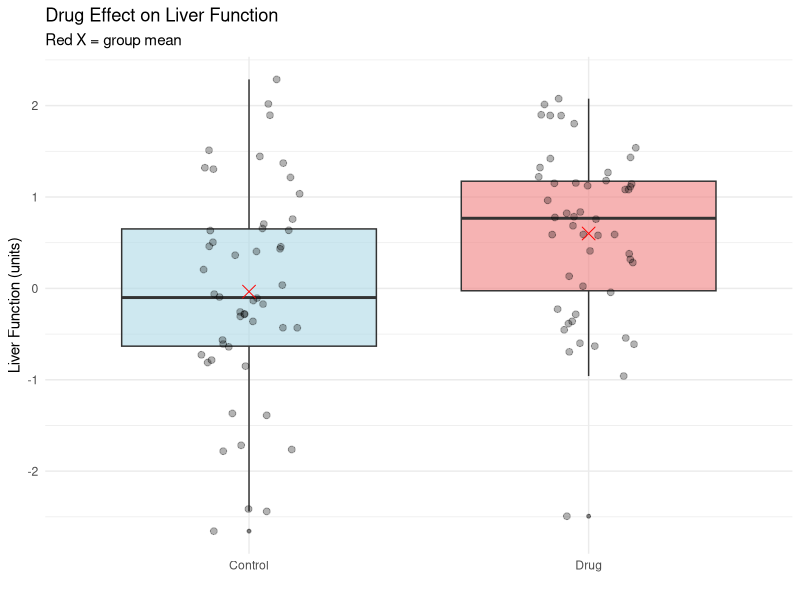
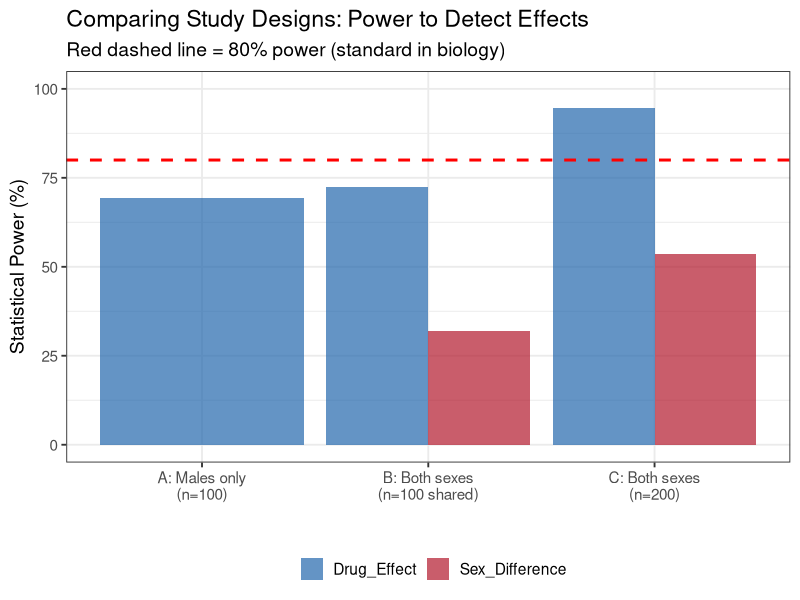
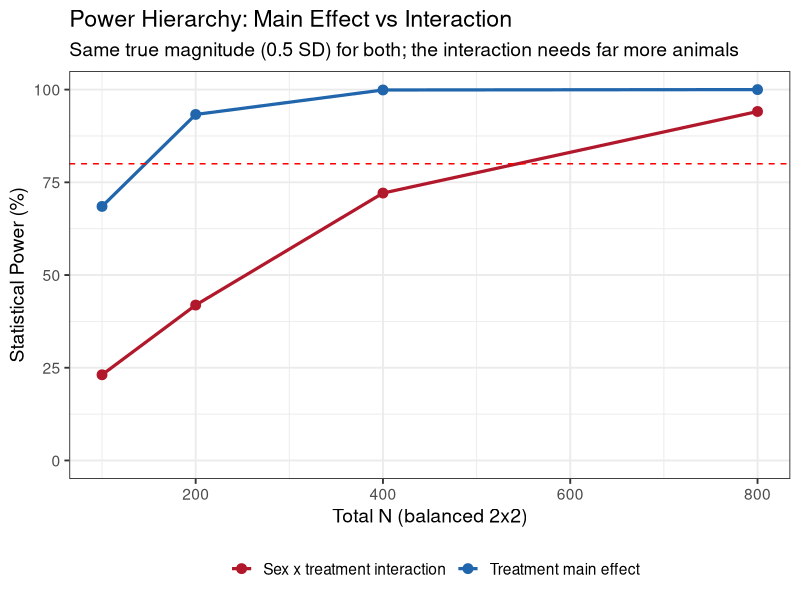

The R source for these figures, in order:
#' ---
#' title: "Hands-on Exercise: Experimental Design & Power Simulation"
#' subtitle: "EU-SABV Workshop"
#' author: "Vidhya Jagannathan, University of Bern, Switzerland"
#' format:
#'   html:
#'     toc: true
#'     toc-depth: 3
#'     toc-location: left
#'     number-sections: true
#'     code-fold: false
#'     code-tools: true
#'     theme: cosmo
#'     css: styles.css
#' execute:
#'   echo: true
#'   warning: true
#'   message: true
#'   error: true
#'   eval: true
#' ---
#' 
#' > Design-phase tutorial: simulate cohorts to see how including both sexes, cohort size, and the main-effect-vs-interaction distinction change your statistical power — *before* any real data are collected.
#' 
#' # Overview
#' 
#' Script 02a: Experimental Design — Sex as Biological Variable in Genomics.
#' 
#' This tutorial is purely a **simulation** exercise. No sequencing data are needed: we generate synthetic cohorts, run simple linear models, and repeat the experiment thousands of times to measure statistical **power** directly. The next tutorial (`02b_workshop_gtex_liver_exploration`) then applies these ideas to real GTEx liver data.
#' 
#' ::: {.callout-note}
#' ## Primary literature for this module
#' 
#' - **Reynolds (2024)**, *A Guide to Sample Size for Animal-based Studies* (Wiley). Source for: the experimental vs biological unit, pseudo-replication, effect sizes, the lower power of interaction terms relative to main effects, factorial/screening efficiency, and "right-sizing not significance" (3Rs).
#' - **Gaskill et al. (2025)**, *eLife* — the survey of researcher *barriers and misconceptions* about studying sex as a variable; source of the percentage claims (e.g. "including both sexes doubles the sample size") the simulations are designed to correct.
#' - **Karp et al. (2025)**, *Nature Communications* — the **SIRF** framework for analysing sex as a biological variable (the framework name belongs to this paper, not to the Gaskill survey).
#' :::
#' 
#' ## Load Packages
#' 
## -----------------------------------------------------------------------------
#| message: false
#| warning: false
library(ggplot2)
library(dplyr)
library(tidyr)

# Set a consistent theme
theme_set(theme_bw(base_size = 14))

#' 
#' # EXPERIMENTAL DESIGN - Power Simulation Exercise
#' 
#' ## EXERCISE 2.1: Compare designs — n=50M/50F vs n=100M
#' 
## -----------------------------------------------------------------------------
# KEY MISCONCEPTION ADDRESSED: "Including both sexes doubles sample size"
# Reality: N is SHARED between sexes in exploratory inclusion
# (Gaskill et al. 2025: 80% of researchers held this misconception)
# STEP 1: Look at ONE experiment first, to understand what's happening.

# --- Phase 1: Experimental Design Setup ---
# Define cohort size: N = 100
n_mice <- 100
# Create the treatment vector:
# 0 = Control group (n = 50 mice)
# 1 = Experimental drug-treatment group (n = 50 mice)
treatment <- c(rep(0, 50), rep(1, 50))

# --- Phase 2: Define the biological signal and the noise ---
# Define the biological effect of the drug. On average, treated mice experience
# a 0.5-unit improvement in liver function.
true_drug_effect <- 0.5
# Natural phenotypic variation: inter-individual variability between mice due to
# genetics, environment, or handling.
mouse_sd <- 1.0
# Standardized effect size (Cohen's d) = the signal-to-noise ratio of the treatment effect.
# A value of 0.5 ("medium") means the drug effect is half the size of natural individual
# variation — it works at the group level, but treated and untreated mice still look
# alike one-to-one.
sprintf("Effect size (Cohen's d) = %.2f", true_drug_effect / mouse_sd)

# --- Phase 3: Simulate the data ---
set.seed(42)  # reproducible noise
# Outcome = drug effect (in treated mice) + individual biological variability
liver_function <- true_drug_effect * treatment + rnorm(n_mice, mean = 0, sd = mouse_sd)

# --- Phase 4: Data Wrangling ---
# Create a dataframe and assign factor labels for analysis and plotting.
experiment_data <- data.frame(
  mouse_id = 1:n_mice,
  treatment = factor(treatment, levels = c(0, 1), labels = c("Control", "Drug")),
  liver_function = liver_function
)

# --- Phase 5: Descriptive Statistics ---
# Check group means against the true effect size.
means <- experiment_data %>%
  group_by(treatment) %>%
  summarise(mean_lf = mean(liver_function), .groups = "drop")
sprintf("Control: %.2f | Drug: %.2f | Diff: %.2f",
        means$mean_lf[1], means$mean_lf[2], diff(means$mean_lf))

# Boxplot of the single experiment, with group means marked
p_single <- ggplot(experiment_data, aes(x = treatment, y = liver_function, fill = treatment)) +
  geom_boxplot(alpha = 0.6, outlier.size = 1) +
  geom_jitter(width = 0.15, alpha = 0.3, size = 2) +
  # Automatically calculates and plots the mean as a red 'X'
  stat_summary(fun = mean, geom = "point", color = "red", size = 4, shape = 4) +
  scale_fill_manual(values = c("Control" = "lightblue", "Drug" = "lightcoral")) +
  labs(
    title = "Drug Effect on Liver Function",
    subtitle = "Red X = group mean",
    y = "Liver Function (units)", x = ""
  ) +
  theme_minimal() +               # cleans up the background grid
  theme(legend.position = "none")

print(p_single)

# Run a linear regression to test for differences between treatment groups.
fit_single <- lm(liver_function ~ treatment, data = experiment_data)
# p-value for the treatment effect
p_value_single <- summary(fit_single)$coefficients[2, 4]
sprintf("Experimental p-value: %.4f", p_value_single)

# STEP 2: Simulate the same experiment 1,000 times to determine power. Power is the
# probability of detecting a true biological effect as statistically significant (p < 0.05).
run_one_experiment <- function(n_control = 50, n_drug = 50, true_effect = 0.5) {
  treatment <- c(rep(0, n_control), rep(1, n_drug))
  outcome   <- true_effect * treatment + rnorm(n_control + n_drug, 0, 1)
  fit       <- lm(outcome ~ treatment)
  p_value   <- summary(fit)$coefficients[2, 4]
  detected  <- p_value < 0.05
  return(detected)
}

# Run the experiment 1000 times
results_A <- replicate(1000, run_one_experiment(n_control = 50, n_drug = 50, true_effect = 0.5))
power_A <- mean(results_A)
sprintf("Detected drug effect in %d / 1000 experiments | POWER = %.1f%%",
        sum(results_A), power_A * 100)

# STEP 3: Compare three study designs.
# The function runs many simulated experiments using cohorts of both sexes and
# counts how often it picks up two signals:
#   - the drug effect — does the treatment change liver function?
#   - the sex difference — do males and females have different baseline liver function?
# The three designs:
#   A: 100 males only          (N = 100) — can test the drug, but not sex
#   B: 50 males + 50 females   (N = 100) — same total N, split across sexes
#   C: 100 males + 100 females (N = 200) — both sexes, double the sample size
# Comparing them shows how cohort size and including both sexes change our
# ability to detect each signal.
simulate_power_design <- function(n_male, n_female, true_treatment_effect,
                                   true_sex_effect = 0, n_sims = 1000) {

  # Track, per simulation, whether each main effect was significant (p < 0.05).
  detection <- data.frame(treatment = logical(n_sims), sex = logical(n_sims))

  for (i in 1:n_sims) {
    # Split by sex and randomize treatment within each sex (balanced arms).
    sex <- c(rep(0, n_male), rep(1, n_female))
    treatment <- c(sample(rep(0:1, c(n_male / 2, n_male / 2))),
                   sample(rep(0:1, c(n_female / 2, n_female / 2))))

    # Simulate data: treatment effect + sex difference + noise (no true interaction).
    outcome <- true_treatment_effect * treatment +
               true_sex_effect * sex +
               rnorm(n_male + n_female, 0, 1)

    # Factorial model; each main effect is estimated adjusted for the other.
    pvals <- summary(lm(outcome ~ treatment + sex))$coefficients[, 4]
    detection$treatment[i] <- pvals["treatment"] < 0.05
    detection$sex[i]       <- pvals["sex"] < 0.05
  }

  colMeans(detection)   # power to detect each main effect
}

# Design A — 100 males only: 50 control + 50 drug.
set.seed(42)
power_A_simple <- mean(replicate(1000, {
  y <- 0.5 * c(rep(0, 50), rep(1, 50)) + rnorm(100)
  summary(lm(y ~ c(rep(0, 50), rep(1, 50))))$coefficients[2, 4] < 0.05
}))
sprintf("Design A — drug-effect power: %.1f%%", power_A_simple * 100)

# Designs B and C — both sexes, analysed with the factorial model lm(outcome ~ treatment + sex).
# Reuse simulate_power_design() (true sex effect = 0.3 SD, no true interaction):
#   B: 50 M + 50 F   (N = 100, same total as A)
#   C: 100 M + 100 F (N = 200, confirmatory)
power_B <- simulate_power_design(n_male = 50,  n_female = 50,
                                 true_treatment_effect = 0.5, true_sex_effect = 0.3)
power_C <- simulate_power_design(n_male = 100, n_female = 100,
                                 true_treatment_effect = 0.5, true_sex_effect = 0.3)

# Pull out the scalars used by the plot and summaries below.
power_B_treatment <- power_B["treatment"]; power_B_sex <- power_B["sex"]
power_C_treatment <- power_C["treatment"]; power_C_sex <- power_C["sex"]

sprintf("Design B (N=100) — drug %.1f%%, sex %.1f%%", power_B_treatment * 100, power_B_sex * 100)
sprintf("Design C (N=200) — drug %.1f%%, sex %.1f%%", power_C_treatment * 100, power_C_sex * 100)

# Visualization comparing designs
comparison_data <- data.frame(
  Design = c("A: Males only\n(n=100)",
             "B: Both sexes\n(n=100 shared)",
             "C: Both sexes\n(n=200)"),
  Drug_Effect = c(power_A_simple * 100, power_B_treatment * 100, power_C_treatment * 100),
  Sex_Difference = c(NA, power_B_sex * 100, power_C_sex * 100)
)

plot_data <- comparison_data %>%
  pivot_longer(cols = -Design, names_to = "Outcome", values_to = "Power") %>%
  filter(!is.na(Power))

p_power <- ggplot(plot_data, aes(x = Design, y = Power, fill = Outcome)) +
  geom_col(position = "dodge", alpha = 0.7) +
  geom_hline(yintercept = 80, linetype = "dashed", color = "red", linewidth = 1) +
  scale_fill_manual(values = c("Drug_Effect" = "#2166AC", "Sex_Difference" = "#B2182B")) +
  coord_cartesian(ylim = c(0, 100)) +
  labs(
    title = "Comparing Study Designs: Power to Detect Effects",
    subtitle = "Red dashed line = 80% power (standard in biology)",
    y = "Statistical Power (%)",
    x = "",
    fill = ""
  ) +
  theme(axis.text = element_text(size = 11),
        legend.position = "bottom")

print(p_power)

sprintf(paste0(
  "Design B (N=100 shared): treatment power %.1f%%, sex-difference power %.1f%%. ",
  "Design C (N=200): treatment power %.1f%%, sex-difference power %.1f%%."),
  power_B_treatment * 100, power_B_sex * 100, power_C_treatment * 100, power_C_sex * 100)

#' 
#' ::: {.callout-note collapse="true"}
#' ## Interpretation — try to reason it out yourself first, then expand
#' 
#' Before opening this: look at the three bars. Which design reaches 80% power for the drug effect? Should Designs A and B differ on the *drug* effect at all? Why is the sex-difference bar so low?
#' 
#' - **Design A** (males only, n = 100): reaches only 70% power — below the 80% threshold — and by design cannot detect sex differences or flag whether the drug works differently in females.
#' - **Design B** (both sexes, n = 100 shared): the drug-effect power (~72%) is **essentially identical to Design A** — and it *should* be, since the two designs have the same total N and the same treatment effect, and putting sex in the model removes its variance rather than adding noise. The small A-vs-B gap is Monte-Carlo (sampling) error from running finitely many simulations, not a real benefit of adding a second sex; with a fixed seed and enough replicates it would disappear. The point is the *opposite* of a cost: including both sexes does **not** dilute the drug-effect analysis, and it hands you the sex-difference test for free. The low power for that sex effect (32%) simply reflects that the baseline male-to-female difference here is small.
#' - **Design C** (both sexes, n = 200): a larger cohort shows that doubling the sample size predictably amplifies both signals (pushing drug-effect power to 94% and sex-difference power to 54%).
#' :::
#' 
#' ## BONUS: What if the sex effect was larger?
#' 
#' What if sex differences were as large as the drug effect — say 0.5 SD of baseline biology instead of 0.3? Re-run designs B and C and compare the sex-difference power.
#' 
## -----------------------------------------------------------------------------
# Re-run designs B and C with a larger true sex effect (0.5 SD instead of 0.3),
# using the same factorial simulator.
set.seed(42)
power_B_alt <- simulate_power_design(n_male = 50,  n_female = 50,
                                     true_treatment_effect = 0.5, true_sex_effect = 0.5)
power_C_alt <- simulate_power_design(n_male = 100, n_female = 100,
                                     true_treatment_effect = 0.5, true_sex_effect = 0.5)

power_B_alt_treatment <- power_B_alt["treatment"]; power_B_alt_sex <- power_B_alt["sex"]
power_C_alt_treatment <- power_C_alt["treatment"]; power_C_alt_sex <- power_C_alt["sex"]

sprintf(paste0(
  "Sex effect 0.3 SD — sex-difference power: Design B %.1f%%, Design C %.1f%%. ",
  "Sex effect 0.5 SD — sex-difference power: Design B %.1f%%, Design C %.1f%%."),
  power_B_sex * 100, power_C_sex * 100,
  power_B_alt_sex * 100, power_C_alt_sex * 100)

#' 
#' **Takeaway.**
#' 
#' 1. **Subtle sex differences (0.3 SD)** — comparable to minor baseline weight shifts. Power stays low (~54%) even at n = 200. This is an inherent trait of small biological effect sizes, not a failure of the dual-sex design.
#' 2. **Strong sex differences (0.5 SD)** — equal to the drug effect itself. Power reaches ~69% at n = 100 and ~94% at n = 200. Prominent dimorphism is easily captured using standard, well-powered study layouts.
#' 
#' **Practical implication:** include both sexes in the initial experiment to screen for sex differences at low cost. If a sex-specific signal emerges, estimate its effect size and use that to power a focused follow-up study — rather than doubling cohort sizes upfront, which wastes animals and adds no statistical benefit. This also keeps the study aligned with the **3Rs** principles, and with Reynolds's "**right-sizing, not significance**" and **sequential/screening** logic (Reynolds 2024, §3.10–3.11): screen broadly, then run a definitive, well-powered confirmatory study only on the signals that survive.
#' 
#' ## EXERCISE 2.1b: The interaction costs more power than a main effect
#' 
#' The previous designs powered the *main effects* of treatment and sex. But the SABV question that usually matters is the **interaction**: does the drug work *differently* in males and females? Reynolds (2024, Ch. 19, citing Jones & Nachtsheim 2011) states the rule directly: in factorial designs, **statistical power is highest for main effects and lower for interactions** — coefficient power follows a hierarchy. The widely used rule of thumb is that detecting an interaction of a given magnitude needs roughly **four times** the sample size required to detect a main effect of the same magnitude. The simulation below makes this concrete.
#' 
## -----------------------------------------------------------------------------
# Power to detect a true sex x treatment INTERACTION versus the treatment MAIN effect,
# under the factorial model lm(outcome ~ treatment * sex).
#
# Two design choices keep the comparison fair:
#   1. We set the true AVERAGE treatment effect and the true interaction to the same
#      magnitude (0.5 SD), so any power gap is the interaction penalty, not a size gap.
#   2. We EFFECT-code treatment and sex as -0.5/+0.5 (not 0/1). With 0/1 dummy coding the
#      `treatment` coefficient would be the treatment effect in the *reference sex only*
#      (a simple effect), not the average main effect -- the exact baseline-coding trap
#      shown in the next tutorial (02b, Exercise 3.5). Effect coding makes the
#      `treatment` coefficient the genuine average main effect.
simulate_interaction_power <- function(n_per_cell, main_effect = 0.5, interaction_effect = 0.5,
                                       n_sims = 1000) {
  detect_main <- logical(n_sims); detect_int <- logical(n_sims)
  # The interaction is the gap between the female and male treatment effects. Split it
  # symmetrically around the average so the average treatment effect stays = main_effect.
  male_effect   <- main_effect - interaction_effect / 2
  female_effect <- main_effect + interaction_effect / 2
  for (i in 1:n_sims) {
    sex       <- rep(c(-0.5, 0.5), each = 2 * n_per_cell)      # -0.5 = M, +0.5 = F
    treatment <- rep(rep(c(-0.5, 0.5), each = n_per_cell), 2)  # -0.5 = control, +0.5 = treated
    # Each treated animal gets its sex-specific treatment effect; controls get 0. Plus noise.
    treat_effect <- ifelse(sex < 0, male_effect, female_effect)
    outcome <- (treatment > 0) * treat_effect + rnorm(length(sex), 0, 1)
    co <- summary(lm(outcome ~ treatment * sex))$coefficients[, 4]
    detect_main[i] <- co["treatment"] < 0.05        # average treatment (main) effect
    detect_int[i]  <- co["treatment:sex"] < 0.05    # sex x treatment interaction
  }
  c(treatment = mean(detect_main), interaction = mean(detect_int))
}

set.seed(42)
int_grid <- data.frame(n_per_cell = c(25, 50, 100, 200))
int_power <- t(sapply(int_grid$n_per_cell, simulate_interaction_power))
int_tab <- cbind(int_grid, as.data.frame(int_power * 100))
print(int_tab)

# Interaction plot of power: two lines (effect type) across total N.
int_long <- int_tab %>%
  mutate(total_N = n_per_cell * 4) %>%
  pivot_longer(c(treatment, interaction), names_to = "Effect", values_to = "Power")

p_int_power <- ggplot(int_long, aes(x = total_N, y = Power, color = Effect, group = Effect)) +
  geom_line(linewidth = 1.1) +
  geom_point(size = 3) +
  geom_hline(yintercept = 80, linetype = "dashed", color = "red") +
  scale_color_manual(values = c("treatment" = "#2166AC", "interaction" = "#B2182B"),
                     labels = c("treatment" = "Treatment main effect",
                                "interaction" = "Sex x treatment interaction")) +
  labs(title = "Power Hierarchy: Main Effect vs Interaction",
       subtitle = "Same true magnitude (0.5 SD) for both; the interaction needs far more animals",
       x = "Total N (balanced 2x2)", y = "Statistical Power (%)", color = "") +
  coord_cartesian(ylim = c(0, 100)) +
  theme(legend.position = "bottom")
print(p_int_power)

#' 
#' The interaction line sits well below the main-effect line at every sample size: a design that is comfortably powered to *detect* a drug effect can be badly **underpowered to test whether that effect differs by sex**. This is the quantitative reason a single exploratory cohort can legitimately *screen* for sex differences but usually cannot *confirm* them — the confirmatory interaction study must be sized for the interaction, not the main effect.
#' 
#' One caveat on how to read this. The ~4× gap assumes we care about an interaction of the *same magnitude* as the main effect — a deliberately hard, worst-case comparison. The interactions that matter most for **generalisability** are often much larger: a treatment that works in one sex but is flat in the other, or acts in opposite directions. Those are easier to detect than this equal-magnitude case. So treat the 4× rule as a *floor* on the effort an interaction test needs, not a fixed multiplier — and note that it is scenario-dependent, tied to the effect size you decide is worth detecting.
#' 
#' ::: {.callout-tip}
#' ## Where to go next
#' 
#' The next tutorial **`02b_workshop_gtex_liver_exploration`** applies these design principles to real GTEx liver RNA-seq data: testing the "females are more variable" myth, running PCA and differential expression, fitting the factorial sex × age model, and demonstrating the common analysis mistakes (pooling, disaggregation, comparing subgroup p-values).
#' :::
